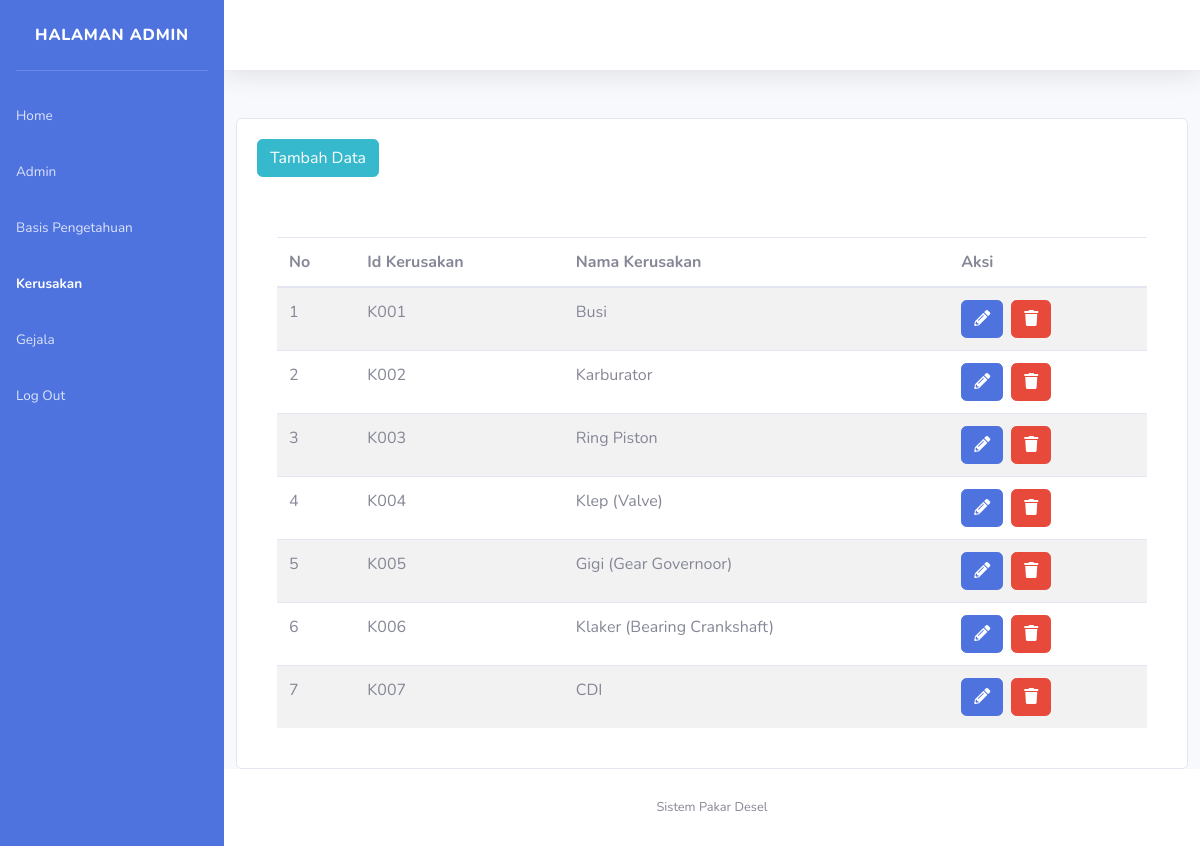
Page /kerusakan/index.php (signed in) on the committed database.
### tables this page shows
CREATE TABLE `t_kerusakan` (
  `kd_kerusakan` varchar(20) NOT NULL,
  `id_admin` int(11) NOT NULL,
  `nama_kerusakan` varchar(120) NOT NULL
);

### kerusakan/index.php (the view, shortened to what this page needs)
<?php include_once('header.php');
require_once "../config/config.php";
?>
<div class="col-lg-12 mt-5">
    <div class="card">
        <div class="card-body">
            <a class="btn btn-info btn-action btn-xs mr-1" href="add.php" data-toggle="tooltip" title="Tambah"><span>Tambah Data</span></a>
        </div>
        <div class="card-body">
            <div class="card-body">
                <div class="table-responsive">
                    <div class="table-responsive">
                        <table class="table table-striped mb-0 kerusakan" id="kerusakan">
                            <thead>
                                <tr>
                                    <th>No</th>
                                    <th>Id Kerusakan</th>
                                    <th>Nama Kerusakan</th>
                                    <th>Aksi</th>
                                </tr>
                            </thead>
                            <tbody>
                                <?php
                                $SqlQuery = mysqli_query($con, "SELECT * FROM t_kerusakan");
                                $no = 1;
                                if (mysqli_num_rows($SqlQuery) > 0) {
                                    while ($row = mysqli_fetch_array($SqlQuery)) {
                                ?>
                                        <tr>
                                            <td><?= $no++ ?></td>
                                            <td><?= $row['kd_kerusakan'] ?></td>
                                            <td><?= $row['nama_kerusakan'] ?></td>
                                            <td>
                                                <a href="edit.php?id=<?= $row['kd_kerusakan'] ?>" class="btn btn-primary btn-action mr-1" title="Edit"><i class="fas fa-pencil-alt"></i></a>
                                                <a href="delete.php?id=<?= $row['kd_kerusakan'] ?>" class="btn btn-danger btn-xs delete-data" title="hapus"><i class="fas fa-trash"></i></a>
                                            </td>
                                        </tr>
                                <?php
                                    }
                                } else {
                                    echo "<tr><td colspan=\"8\" align=\"center\">data tidak ada</td></tr>";
                                }
                                ?>
                            </tbody>
                        </table>
                    </div>
                </div>
            </div>
        </div>
    </div>
</div>
</div>
<?php include_once('footer.php');
?>

### rows in the picture
t_kerusakan: kd_kerusakan "K001", nama_kerusakan "Busi"
t_kerusakan: kd_kerusakan "K002", nama_kerusakan "Karburator"
t_kerusakan: kd_kerusakan "K003", nama_kerusakan "Ring Piston"
t_kerusakan: kd_kerusakan "K004", nama_kerusakan "Klep (Valve)"
t_kerusakan: kd_kerusakan "K005", nama_kerusakan "Gigi (Gear Governoor)"
t_kerusakan: kd_kerusakan "K006", nama_kerusakan "Klaker (Bearing Crankshaft)"
t_kerusakan: kd_kerusakan "K007", nama_kerusakan "CDI"
